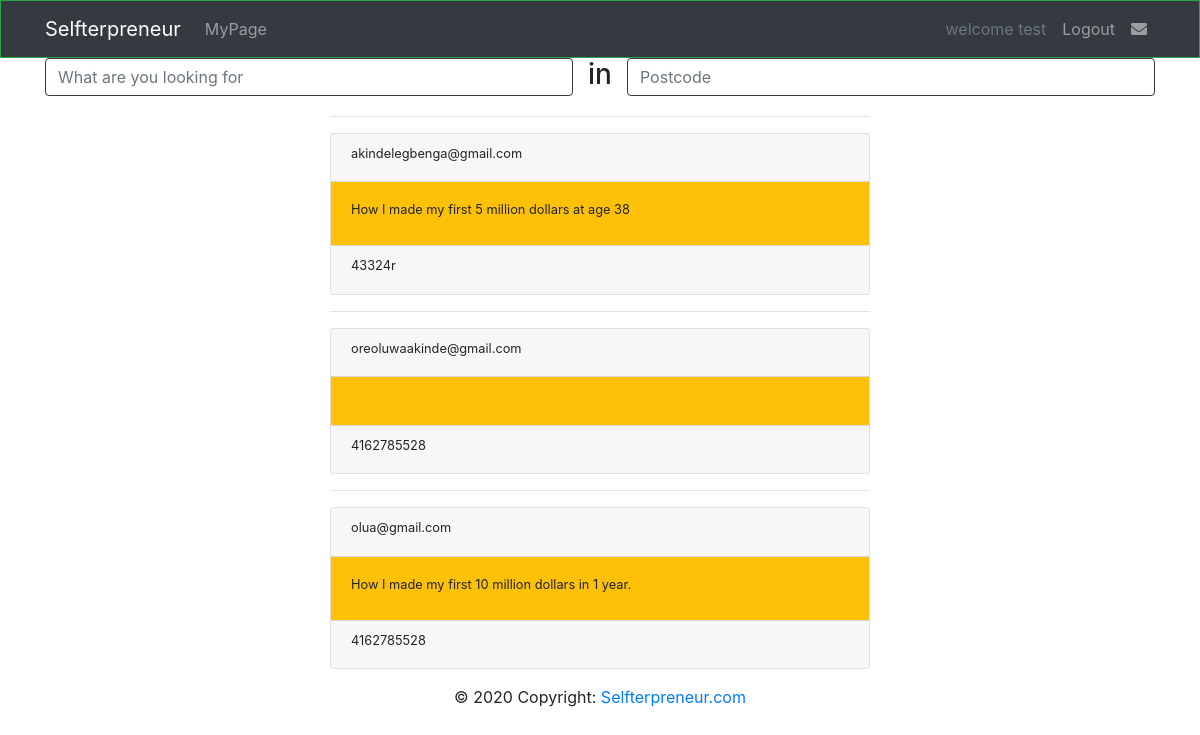
Page /home (signed in) on the committed database.
### app/auth/models.py (models this page shows, shortened)
class Users(UserMixin, db.Model):
    __tablename__ = 'users'
    id = db.Column(db.Integer, primary_key = True)
    user_name = db.Column(db.String(100),nullable = False)
    user_email = db.Column(db.String(100),nullable = False)
    user_password = db.Column(db.String(100),nullable = False)
    email_confirmation_sent_on = db.Column(db.DateTime, nullable=True, default = datetime.utcnow())
    email_confirmed = db.Column(db.Boolean, nullable=True, default=False)
    email_confirmed_on = db.Column(db.DateTime, nullable=True,default = datetime.utcnow())

### app/me/models.py (models this page shows, shortened)
class Personal_Info(db.Model):
    __tablename__ = 'personal_info'
    id = db.Column(db.Integer, primary_key=True)
    user_name = db.Column(db.String(100), nullable=False)
    user_email = db.Column(db.String(100), nullable=False)
    user_mobile_phone = db.Column(db.String(100))
    user_work_phone = db.Column(db.String(100))
    user_postcode= db.Column(db.String(100), nullable=False)
    user_city=db.Column(db.String(100))
    user_country =  db.Column(db.String(100))
    user_bio = db.Column(db.String(1000))
    user_url = db.Column(db.String(1000))
    user_twitter=db.Column(db.String(1000))
    user_company = db.Column(db.String(1000))

### app/auth/routes.py (the view)
@auth.route('/home', methods = ["GET","POST"])
def home():
    users = Personal_Info.query.all()
    form = SearchForm()
    return render_template('index.html', title='home_page', form = form, users= users)

### app/auth/forms.py
class SearchForm(FlaskForm):
    what = StringField("what")
    where = StringField("Where", validators=[DataRequired()])

### app/auth/models.py (called while the page is built)
@login_manager.user_loader
def load_user(id):
    return Users.query.get(int(id))

### app/auth/templates/index.html (shortened to what this page needs)
{% extends 'layout.html' %}
{% block page_body %}
<div class="container">
    <form method="POST" action="">
        <div class="row justify-content-center">
            <div class="col">
                {{ form.what (placeholder ='What are you looking for',class ='form-control justify-right border border-dark')}}
            </div>
            <h3>in </h3>
            <div class="col">
                {{ form.where(placeholder ='Postcode',class ='form-control justify-right border border-dark')}}
            </div>
        </div>
    </form>
    <div class="row">
        <div class="col-xs-12 col-sm-3 col-md-3 col-lg-3">
        </div>
        <div class="col-xs-12 col-sm-6 col-md-6 col-lg-6 ">
            {% for user in users  %}
            <hr>
            <div class="card">
                <div class="card-header">
                    <h2 class="small">{{ user.user_email }}</h2>
                </div>
                <div class="card-body h-25 d-inline-block bg-warning">
                    <h2 class="small">{{ user.user_bio }}</h2>
                </div>
                <div class="card-footer">
                    <h2 class="small">{{ user.user_work_phone }}</h2>
                </div>
            </div>
            {% endfor %}
        </div>
        <div class="col-xs-12 col-sm-3 col-md-3 col-lg-3">
        </div>
    </div>
</div>
{% endblock page_body %}

### app/auth/templates/layout.html (shortened to what this page needs)
<!doctype html>
<html lang="en">
{% block head %}
<head>
    <link rel="stylesheet" href="https://stackpath.bootstrapcdn.com/bootstrap/4.4.1/css/bootstrap.min.css"
>
    <link href="{{ url_for('static' , filename='css/styles.css')}}" rel="stylesheet" />
</head>
{% endblock head %}
<body>
    {% block navbar %}
    <nav class="navbar navbar-expand-md navbar-dark bg-dark opacity-4 border border-success">
        <div class="container">
            <a href="{{ url_for('auth.home') }}" class="navbar-brand">Selfterpreneur</a>
            <div class="collapse navbar-collapse" id="navbarNav">
                <ul class="navbar-nav">
                    {% if current_user.is_authenticated %}
                    <li class="nav-item">
                        <a class="nav-link"
                            href="{{ url_for('me.myprofile') }}">MyPage</a>
                    </li>
                    {% endif %}
                </ul>
                <div class="navbar-nav ml-auto">
                    {% if current_user.is_authenticated %}
                    <li class="nav-item">
                        <a class="nav-link text-lowercase text-muted">Welcome {{ current_user.user_name.title()}}</a>
                    </li>
                    <li class="nav-item">
                        <a class="nav-link" href="{{ url_for('auth.signout') }}">Logout</a>
                    </li>
                    <li>
                        <a class="nav-link" href=""><i class="fa fa-envelope" aria-hidden="true"></i></a>
                    </li>
                    {% endif %}
                </div>
            </div>
        </div>
    </nav>
    {% endblock navbar %}
    {% block page_body %}{% endblock page_body %}
    <footer class="page-footer font-small">
        <div class="container">
            <div class="row justify-content-center login-footer-row-2">
                <div class="footer-copyright text-center py-3">© 2020 Copyright:
                    <a href="#">Selfterpreneur.com</a>
                </div>
            </div>
        </div>
    </footer>
</body>
</html>

### rows in the picture
Users: user_name "test"
Personal_Info: user_email "akindelegbenga@gmail.com", user_bio "How I made my first 5 million dollars at age 38", user_work_phone "43324r"
Personal_Info: user_email "oreoluwaakinde@gmail.com", user_work_phone "4162785528"
Personal_Info: user_email "olua@gmail.com", user_bio "How I made my first 10 million dollars in 1 year.", user_work_phone "4162785528"
